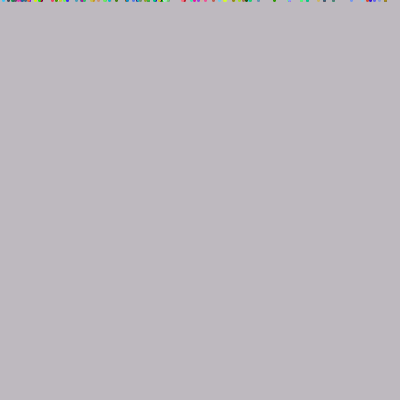
Frame 1 (no input)
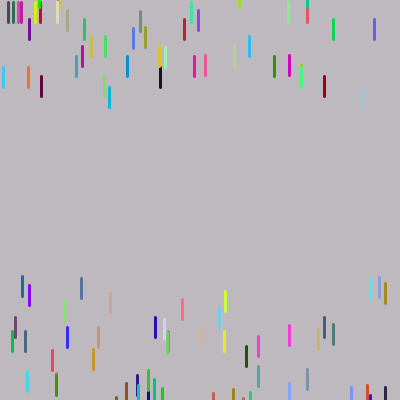
Frame 60 (the mouse pressed at the canvas centre just before this capture)
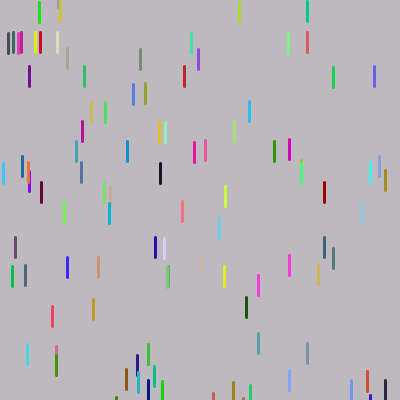
Frame 120 (the mouse held since frame 60 and released just before this capture)

The Processing sketch that drew these frames (run headless with seeded random() and noise(); from frame 60 on, the mouse is pressed at the canvas centre):

// Processing sketch: gotita
// ── gotita.pde
Lluvia tormenta;

void setup(){
  size(400,400);
  tormenta = new Lluvia();
}

void draw(){
  background(#BEB9BF);
  tormenta.mostrar();
}
// ── classGota.pde
class Gota {
  //Atributos
  float x1;
  float y1;
  float largo;
  float vel;
  color c;

  //Constructor
  Gota() {
    x1 = width/2;
    largo = 20;
    y1 = -largo;
    vel = 5;
    c = color(#D709DB);
  }
  
  //Constructor #2
  Gota(float x1_, float vel_, color c_) {
    x1 = x1_;
    largo = 20;
    y1 = -largo;
    vel = vel_;
    c = c_;
  }

  //Métodos
  void mostrar() {
    stroke(c);
    strokeWeight(3);
    line(x1, y1, x1, y1+largo);
  }

  void caer() {
    y1 += vel;
  }
  
  boolean salir(){
    boolean res;
    
    if(y1 > height){
      res = true;
    }
    else{
      res = false;
    }
    return res;
  }
  
  void reiniciar(){
    y1 = -largo;
  }
}
// ── classLluvia.pde
class Lluvia {
  //Atributos
  Gota[] gotas = new Gota[100];

  //Constructor
  Lluvia() {
    for (int i = 0; i < gotas.length; i++) {
      gotas[i] = new Gota(random(0,width),random(5,9),color(random(0,255),random(0,255),random(0,255)));
    }
  }

  void mostrar() {
    for (int i = 0; i<gotas.length; i++) {
      gotas[i].mostrar();
      gotas[i].caer();
      if (gotas[i].salir() ==  true) {
        gotas[i].reiniciar();
      }
    }
  }
}
